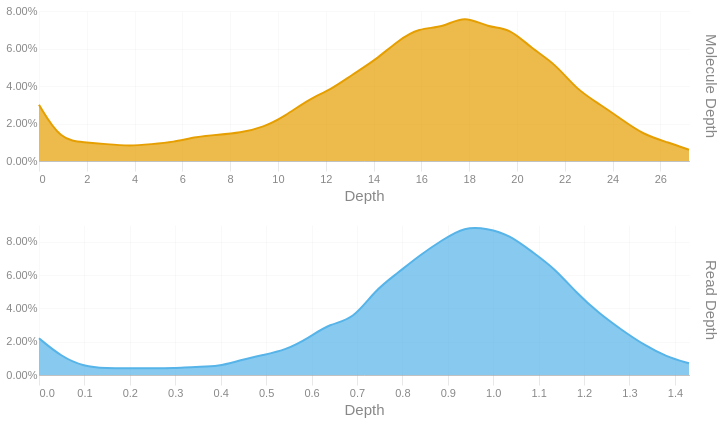

The code cell stored with this chart in its notebook:
### Code cell
readdep = depth_hist(tb['Read Depth'], q99, 3)
readdep = readdep.with_columns(pl.lit('Read Depth').alias('Metric'))
if not SKIPLR:
    moldep = depth_hist(tb['Molecule Depth'], mol_q99, 1)
    moldep = moldep.with_columns(pl.lit('Molecule Depth').alias('Metric'))
    _hist = pl.concat([readdep, moldep])
    _hist = _hist.filter(pl.col('Proportion') != 0)
    with SafeRender(_hist):
        (
            alt.Chart(_hist)        
            .mark_area(interpolate = "basis")
            .encode(
                x=alt.X('Bin:Q').scale(domainMin=0).axis(alt.Axis(title='Depth')),
                y = alt.Y('Proportion:Q', title = None).axis(format = '.2%'),
                color = alt.Color('Metric:N').legend(None),
                row = alt.Row("Metric:N").header(title = None, labelOrient = 'right'),
                tooltip = [
                    alt.Tooltip("Metric:N", title = "Metric"),
                    alt.Tooltip('Interval:N', title = "Depth Interval"),
                    alt.Tooltip('Proportion:Q', title = "% Alignments").format('.2%')
                ]
            )
            .resolve_scale(x='independent', y='independent')
            .properties(
                height = 150, width = 650,
                usermeta={'embedOptions': {'downloadFileName': f'{samplename}.depth.hist'}}
            )
        ).display()
else:
    readdep = readdep.filter(pl.col('Proportion') != 0)
    with SafeRender(readdep):
        (
            alt.Chart(readdep)        
            .mark_area(interpolate = "basis")
            .encode(
                x=alt.X('Bin:Q').scale(domainMin=0).axis(alt.Axis(title='Depth')),
                y = alt.Y('Proportion:Q', title = None).axis(format = '.2%'),
                tooltip = [
                    alt.Tooltip('Interval:N', title = "Depth Interval"),
                    alt.Tooltip('Proportion:Q', title = "% Alignments").format('.2%')
                ]
            )
            .properties(
                usermeta={'embedOptions': {'downloadFileName': f'{samplename}.depth.hist'}}
            )
        ).display()

### Figure 1 — Vega-Lite specification as saved in the notebook (floating-point values rounded to 4 significant figures)
{"width": 650, "height": 150, "config": {"title": {"anchor": "start", "dy": -15, "fontSize": 18, "color": "#888888", "subtitleColor": "#888888", "subtitleFontSize": 14}, "arc": {"fill": "#0072B2"}, "axis": {"domainColor": "#888888", "domainWidth": 0.5, "gridWidth": 0.2, "grid": false, "titleFontWeight": 400, "titleFontSize": 15, "labelFontSize": 11, "labelColor": "#888888", "tickColor": "#888888", "tickWidth": 0.2, "titleColor": "#888888"}, "axisBand": {"grid": false}, "axisX": {"grid": true, "tickSize": 10, "domainCap": "round"}, "axisY": {"domain": false, "grid": true, "tickSize": 0, "domainCap": "round"}, "background": "transparent", "header": {"labelFontSize": 15, "labelColor": "#888888", "titleFontSize": 15, "titleFontWeight": 600, "titleColor": "#888888"}, "legend": {"labelFont": "sans-serif", "labelFontSize": 12, "labelColor": "#888888", "symbolSize": 100, "symbolType": "circle", "titleFontSize": 12, "titlePadding": 10, "titleColor": "#888888", "title": null}, "range": {"category": ["#E69F00", "#56B4E9", "#009E73", "#F0E442", "#0072B2", "#D55E00", "#CC79A7", "#000000"], "diverging": ["#cfe8f3", "#a2d4ec", "#73bfe2", "#46abdb", "#1696d2", "#12719e"]}, "area": {"fill": "#0072B2", "fillOpacity": 0.7, "line": true, "strokeOpacity": 0.7}, "line": {"color": "#0072B2", "stroke": "#0072B2", "strokeWidth": 2}, "trail": {"color": "#0072B2", "stroke": "#0072B2", "strokeWidth": 0, "size": 1}, "point": {"filled": true, "fillOpacity": 1.0, "size": 95}, "text": {"color": "#888888", "fontSize": 11, "align": "right", "fontWeight": 400, "size": 11}, "bar": {"fill": "#0072B2", "stroke": null}, "view": {"stroke": null, "continuousWidth": 660, "continuousHeight": 400}}, "data": {"name": "data-51fe9e0a51b9e25e430565853387e717"}, "mark": {"type": "area", "interpolate": "basis"}, "encoding": {"color": {"field": "Metric", "legend": null, "type": "nominal"}, "row": {"field": "Metric", "header": {"title": null, "labelOrient": "right"}, "type": "nominal"}, "tooltip": [{"field": "Metric", "title": "Metric", "type": "nominal"}, {"field": "Interval", "title": "Depth Interval", "type": "nominal"}, {"field": "Proportion", "format": ".2%", "title": "% Alignments", "type": "quantitative"}], "x": {"axis": {"title": "Depth"}, "field": "Bin", "scale": {"domainMin": 0}, "type": "quantitative"}, "y": {"axis": {"format": ".2%"}, "field": "Proportion", "title": null, "type": "quantitative"}}, "resolve": {"scale": {"x": "independent", "y": "independent"}}, "usermeta": {"embedOptions": {"downloadFileName": "S3_Cooper_1786.depth.hist"}}, "$schema": "https://vega.github.io/schema/vega-lite/v6.1.0.json", "datasets": {"data-51fe9e0a51b9e25e430565853387e717": [{"Bin": 0.0, "Interval": "0.0-0.049", "Proportion": 0.022, "Metric": "Read Depth"}, {"Bin": 0.049, "Interval": "0.049-0.099", "Proportion": 0.011, "Metric": "Read Depth"}, {"Bin": 0.099, "Interval": "0.099-0.148", "Proportion": 0.005, "Metric": "Read Depth"}, {"Bin": 0.148, "Interval": "0.148-0.197", "Proportion": 0.004, "Metric": "Read Depth"}, {"Bin": 0.197, "Interval": "0.197-0.247", "Proportion": 0.004, "Metric": "Read Depth"}, {"Bin": 0.247, "Interval": "0.247-0.296", "Proportion": 0.004, "Metric": "Read Depth"}, {"Bin": 0.296, "Interval": "0.296-0.345", "Proportion": 0.004, "Metric": "Read Depth"}, {"Bin": 0.345, "Interval": "0.345-0.395", "Proportion": 0.005, "Metric": "Read Depth"}, {"Bin": 0.395, "Interval": "0.395-0.444", "Proportion": 0.005, "Metric": "Read Depth"}, {"Bin": 0.444, "Interval": "0.444-0.493", "Proportion": 0.009, "Metric": "Read Depth"}, {"Bin": 0.493, "Interval": "0.493-0.543", "Proportion": 0.012, "Metric": "Read Depth"}, {"Bin": 0.543, "Interval": "0.543-0.592", "Proportion": 0.015, "Metric": "Read Depth"}, {"Bin": 0.592, "Interval": "0.592-0.641", "Proportion": 0.022, "Metric": "Read Depth"}, {"Bin": 0.641, "Interval": "0.641-0.691", "Proportion": 0.031, "Metric": "Read Depth"}, {"Bin": 0.691, "Interval": "0.691-0.74", "Proportion": 0.033, "Metric": "Read Depth"}, {"Bin": 0.74, "Interval": "0.74-0.789", "Proportion": 0.051, "Metric": "Read Depth"}, {"Bin": 0.789, "Interval": "0.789-0.839", "Proportion": 0.061, "Metric": "Read Depth"}, {"Bin": 0.839, "Interval": "0.839-0.888", "Proportion": 0.072, "Metric": "Read Depth"}, {"Bin": 0.888, "Interval": "0.888-0.937", "Proportion": 0.081, "Metric": "Read Depth"}, {"Bin": 0.937, "Interval": "0.937-0.987", "Proportion": 0.089, "Metric": "Read Depth"}, {"Bin": 0.987, "Interval": "0.987-1.036", "Proportion": 0.088, "Metric": "Read Depth"}, {"Bin": 1.036, "Interval": "1.036-1.085", "Proportion": 0.084, "Metric": "Read Depth"}, {"Bin": 1.085, "Interval": "1.085-1.135", "Proportion": 0.074, "Metric": "Read Depth"}, {"Bin": 1.135, "Interval": "1.135-1.184", "Proportion": 0.064, "Metric": "Read Depth"}, {"Bin": 1.184, "Interval": "1.184-1.233", "Proportion": 0.049, "Metric": "Read Depth"}, {"Bin": 1.233, "Interval": "1.233-1.283", "Proportion": 0.037, "Metric": "Read Depth"}, {"Bin": 1.283, "Interval": "1.283-1.332", "Proportion": 0.027, "Metric": "Read Depth"}, {"Bin": 1.332, "Interval": "1.332-1.381", "Proportion": 0.018, "Metric": "Read Depth"}, {"Bin": 1.381, "Interval": "1.381-1.431", "Proportion": 0.011, "Metric": "Read Depth"}, {"Bin": 1.431, "Interval": "1.431-1.48", "Proportion": 0.007, "Metric": "Read Depth"}, {"Bin": 0.0, "Interval": "0.0-0.9", "Proportion": 0.03, "Metric": "Molecule Depth"}, {"Bin": 0.9, "Interval": "0.9-1.9", "Proportion": 0.011, "Metric": "Molecule Depth"}, {"Bin": 1.9, "Interval": "1.9-2.8", "Proportion": 0.01, "Metric": "Molecule Depth"}, {"Bin": 2.8, "Interval": "2.8-3.8", "Proportion": 0.009, "Metric": "Molecule Depth"}, {"Bin": 3.8, "Interval": "3.8-4.7", "Proportion": 0.008, "Metric": "Molecule Depth"}, {"Bin": 4.7, "Interval": "4.7-5.6", "Proportion": 0.009, "Metric": "Molecule Depth"}, {"Bin": 5.6, "Interval": "5.6-6.6", "Proportion": 0.01, "Metric": "Molecule Depth"}, {"Bin": 6.6, "Interval": "6.6-7.5", "Proportion": 0.013, "Metric": "Molecule Depth"}, {"Bin": 7.5, "Interval": "7.5-8.4", "Proportion": 0.014, "Metric": "Molecule Depth"}, {"Bin": 8.4, "Interval": "8.4-9.4", "Proportion": 0.015, "Metric": "Molecule Depth"}, {"Bin": 9.4, "Interval": "9.4-10.3", "Proportion": 0.018, "Metric": "Molecule Depth"}, {"Bin": 10.3, "Interval": "10.3-11.3", "Proportion": 0.024, "Metric": "Molecule Depth"}, {"Bin": 11.3, "Interval": "11.3-12.2", "Proportion": 0.033, "Metric": "Molecule Depth"}, {"Bin": 12.2, "Interval": "12.2-13.1", "Proportion": 0.038, "Metric": "Molecule Depth"}, {"Bin": 13.1, "Interval": "13.1-14.1", "Proportion": 0.046, "Metric": "Molecule Depth"}, {"Bin": 14.1, "Interval": "14.1-15.0", "Proportion": 0.054, "Metric": "Molecule Depth"}, {"Bin": 15.0, "Interval": "15.0-15.9", "Proportion": 0.064, "Metric": "Molecule Depth"}, {"Bin": 15.9, "Interval": "15.9-16.9", "Proportion": 0.071, "Metric": "Molecule Depth"}, {"Bin": 16.9, "Interval": "16.9-17.8", "Proportion": 0.071, "Metric": "Molecule Depth"}, {"Bin": 17.8, "Interval": "17.8-18.8", "Proportion": 0.078, "Metric": "Molecule Depth"}, {"Bin": 18.8, "Interval": "18.8-19.7", "Proportion": 0.071, "Metric": "Molecule Depth"}, {"Bin": 19.7, "Interval": "19.7-20.6", "Proportion": 0.071, "Metric": "Molecule Depth"}, {"Bin": 20.6, "Interval": "20.6-21.6", "Proportion": 0.06, "Metric": "Molecule Depth"}, {"Bin": 21.6, "Interval": "21.6-22.5", "Proportion": 0.052, "Metric": "Molecule Depth"}, {"Bin": 22.5, "Interval": "22.5-23.5", "Proportion": 0.038, "Metric": "Molecule Depth"}, {"Bin": 23.5, "Interval": "23.5-24.4", "Proportion": 0.03, "Metric": "Molecule Depth"}, {"Bin": 24.4, "Interval": "24.4-25.3", "Proportion": 0.022, "Metric": "Molecule Depth"}, {"Bin": 25.3, "Interval": "25.3-26.3", "Proportion": 0.014, "Metric": "Molecule Depth"}, {"Bin": 26.3, "Interval": "26.3-27.2", "Proportion": 0.01, "Metric": "Molecule Depth"}, {"Bin": 27.2, "Interval": "27.2-28.14", "Proportion": 0.006, "Metric": "Molecule Depth"}]}}
